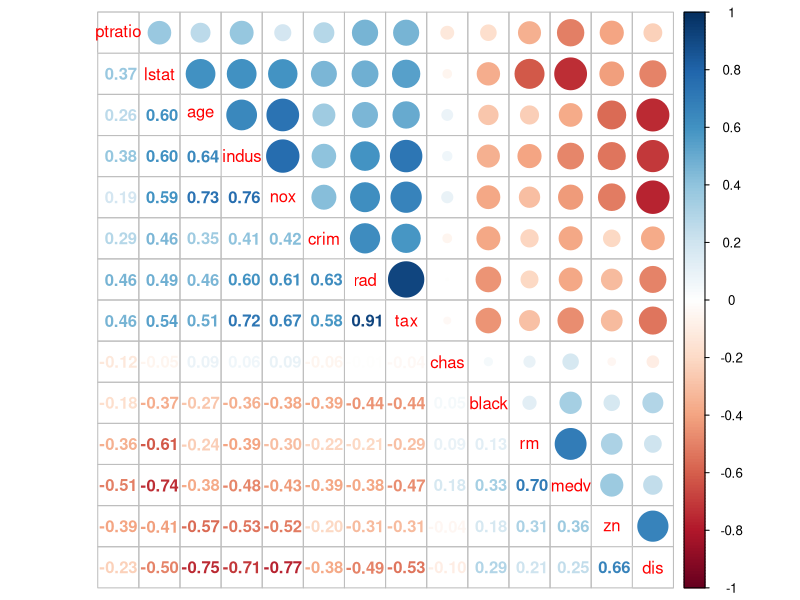
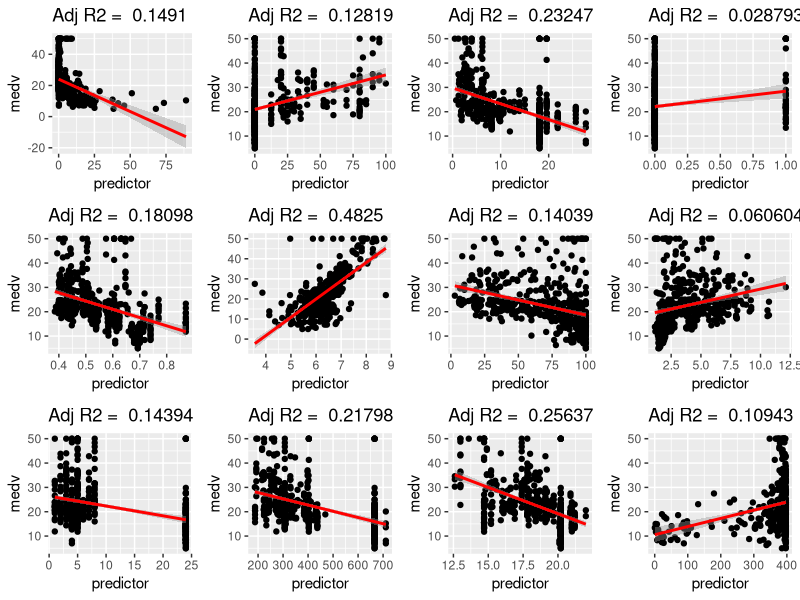
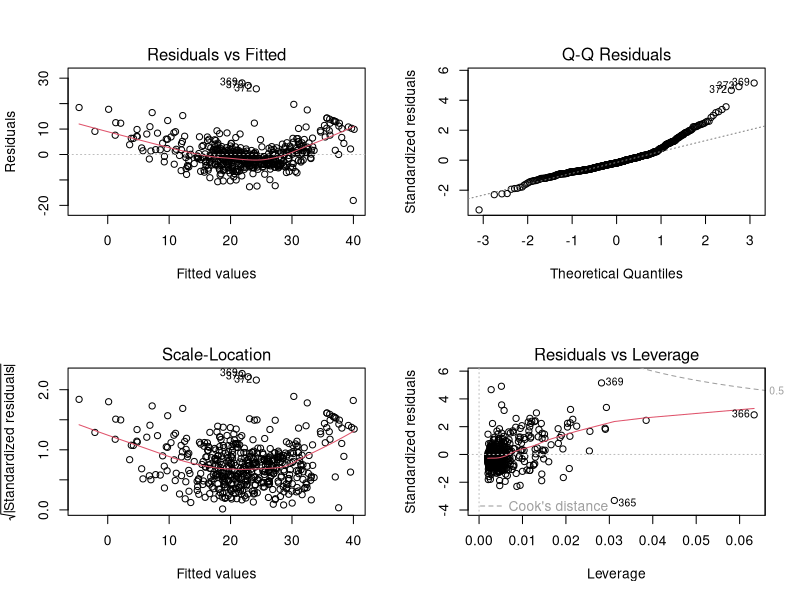
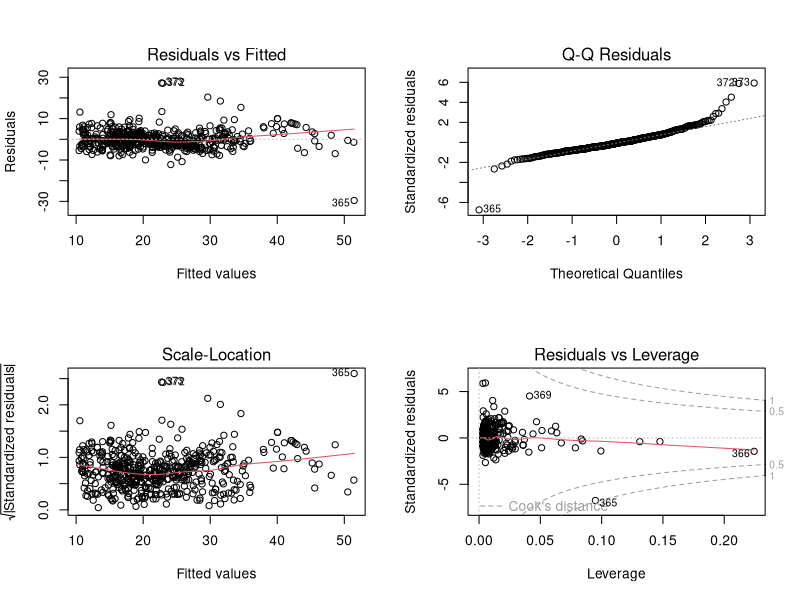
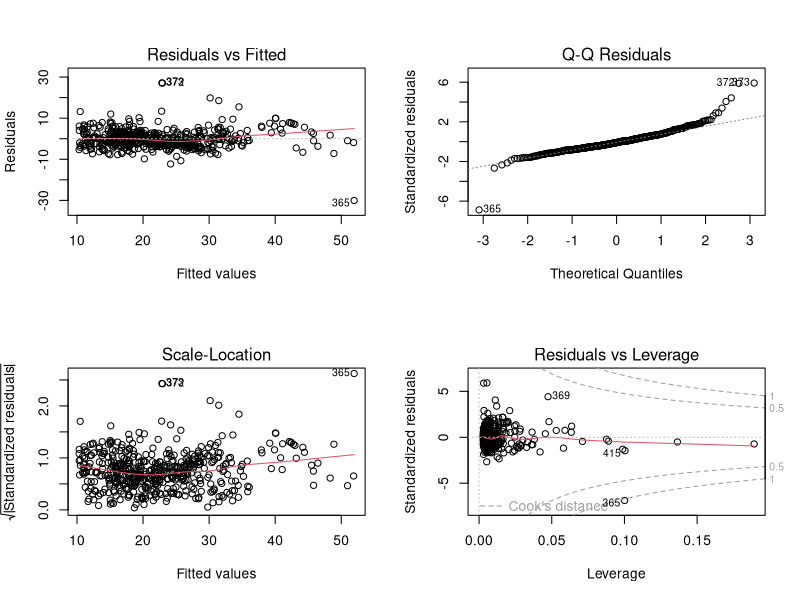
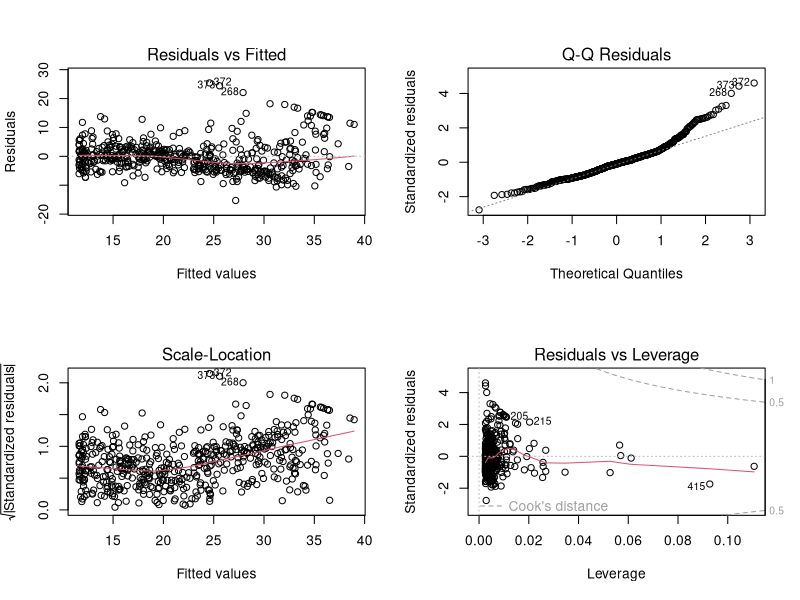
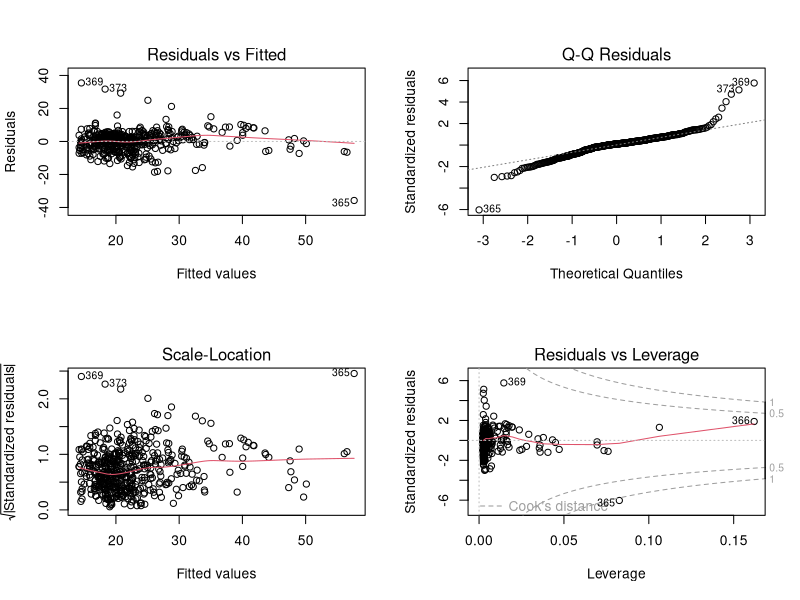
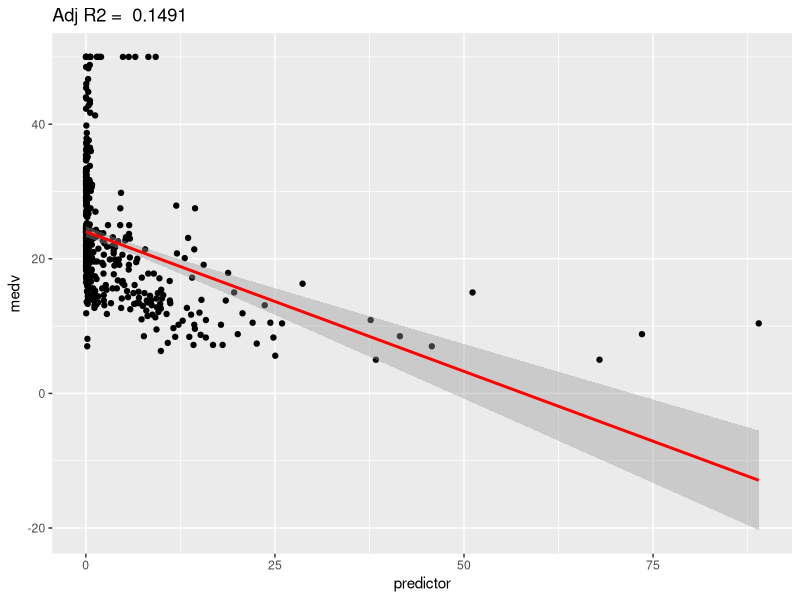

These figures' R source, in order:
## ---- chunk 1
knitr::opts_chunk$set(echo = TRUE)
set.seed(29)
## ---- chunk 2
library(MASS)
str(Boston)
anyNA(Boston)
## ---- chunk 3
library(corrplot)
corr.matrix = cor(Boston)
corrplot.mixed(corr.matrix, order = "hclust")
## ---- chunk 4
library(tidyverse)
library(broom)



## Function to extract data out of linear regression model, and return important values ( adj R-squares) at the top of a ggplot graph with the regression line

ggplotRegression <- function (fit) {

require(ggplot2)

ggplot(fit$model, aes_string(x = names(fit$model)[2], y = names(fit$model)[1])) + 
  geom_point() +
  stat_smooth(method = "lm", col = "red") +
  labs(title = paste("Adj R2 = ",signif(summary(fit)$adj.r.squared, 5)))
}


## Use a for loop to run through the columns of Boston matrix wrt "medv" variable

library(ggplot2)
library(gridExtra)

plotlist = list()
Boston_lm <- Boston[,-4] # Remoce chas

cols_pred <- ncol(Boston_lm) - 1
cols_name <- colnames(Boston_lm[, -13])

for (i in 1:cols_pred) {
  predictor = Boston[,i]
  p <- ggplotRegression(lm(medv ~ predictor, data = Boston))
  pname <- paste0("Medv_vs_", cols_name[i])
  ggsave(paste0(pname,".png"),p)
  plotlist[[i]] = p
}

## USe gridExtra to generate different figures from plotlist
p <- grid.arrange(grobs = plotlist, ncol = 4)
ggsave("LM_plot.png",p)
## ---- chunk 5
lm.fit = lm(medv ~ lstat + rm, data = Boston)
summary(lm.fit)

confint(lm.fit) # getting CI
## ---- chunk 6
predict(lm.fit, data.frame(lstat = c(7, 17), rm = c(5, 5)),interval="confidence")
## ---- chunk 7
par(mfrow=c(2,2)) # Change the panel layout to 2 x 2
plot(lm.fit)
## ---- chunk 8
lm.quad = lm(medv ~ rm + I(rm ^ 2) + lstat + I(lstat ^ 2), data = Boston)
summary(lm.quad)

par(mfrow=c(2,2))
plot(lm.quad)

### Try fitting model after removing obs. 366
lm.quad.new = lm(medv ~ rm + I(rm ^ 2) + lstat + I(lstat ^ 2), data = Boston[-366,])
summary(lm.quad.new)

par(mfrow=c(2,2))
plot(lm.quad.new)
## ---- chunk 9
### Figure out the role of inlfuential observations

# "lstat"
lm.lstat = lm(medv ~ lstat + I(lstat ^ 2), data = Boston)
summary(lm.lstat)

par(mfrow=c(2,2))
plot(lm.lstat)

# "rm" 
lm.rm = lm(medv ~ rm + I(rm ^ 2), data = Boston)
summary(lm.rm)

par(mfrow=c(2,2))
plot(lm.rm)
## ---- chunk 10
## Generate a set of p=100, P-values using command
pval = c(runif(80), rbeta(20, 1, 100))

## Step by step
sort_pval <- sort(pval)
manual_BH <- 0.5 * (1:length(sort_pval))/length(sort_pval)


## Use function
func_BH <- p.adjust(pval, method="hochberg")
## ---- chunk 11
n = 1000 
p = 10000 
m = 100 
b = sqrt( 0.01 / (1 - 0.01) ) #This means each predictor explains 1%
#indicator for non-null effects 
eff = c(rep(T, m), rep(F, p-m))
#Prop_adjust <- data.frame(matrix(nrow = 1000, ncol = 1))
#Prop_BF <- data.frame(matrix(nrow = 1000, ncol = 1))
#Prop_BH <- data.frame(matrix(nrow = 1000, ncol = 1))

#for (i in 1:1000) {    

#pval[i] = pchisq( rnorm(p, b*sqrt(n)*as.numeric(eff), 1)^2, df = 1, lower = F) 

# Non-adjusted p-values
#Prop_adjust[i,] <- length(pval[i][(pval[i]<0.05)])/n

# Bonferroni correction
## Get Bonferroni corrected P-value
#BF_pval = 0.05/p 
#Prop_BF[i,] <- length(pval[i][(pval[i]<BF_pval)])/n

# Benjamini and Hochberg FDR at alpha=0.05
#BH_pval = p.adjust(pval[i], "BH")
#Prop_BH[i,] <- length(pval[i][(pval[i]<BH_pval)])/n

#  }


## Histograms
#hist(Prop_adjust)
## ---- chunk 12
n = 100
p = 1000
X = matrix(rnorm(n*p, 0, 1), nrow = n)
y = rnorm(n)
